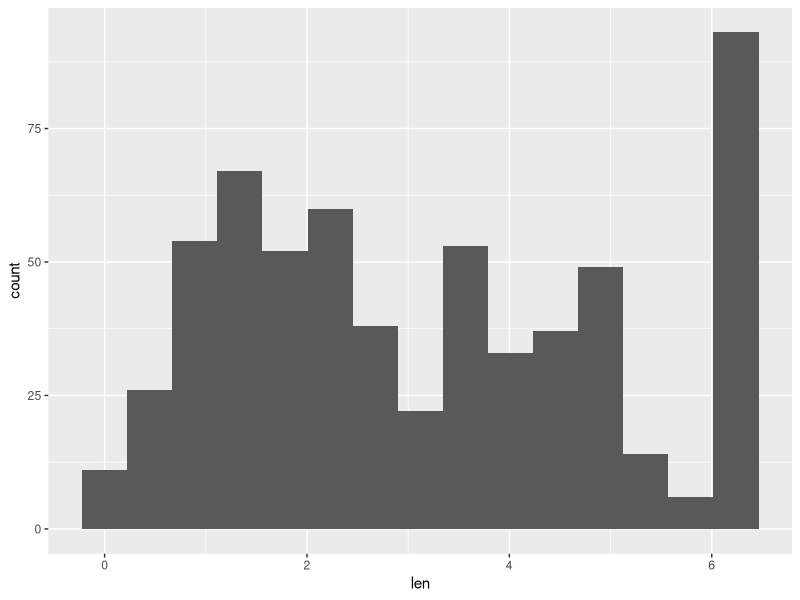
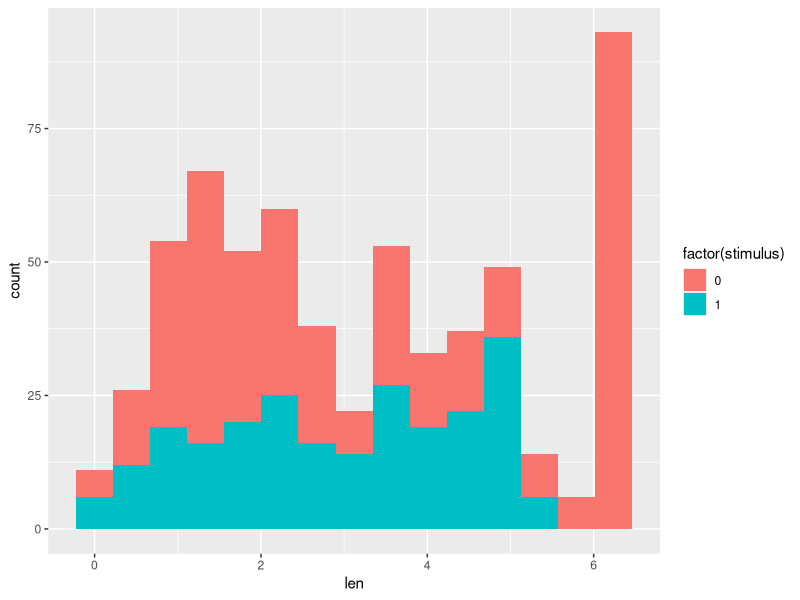
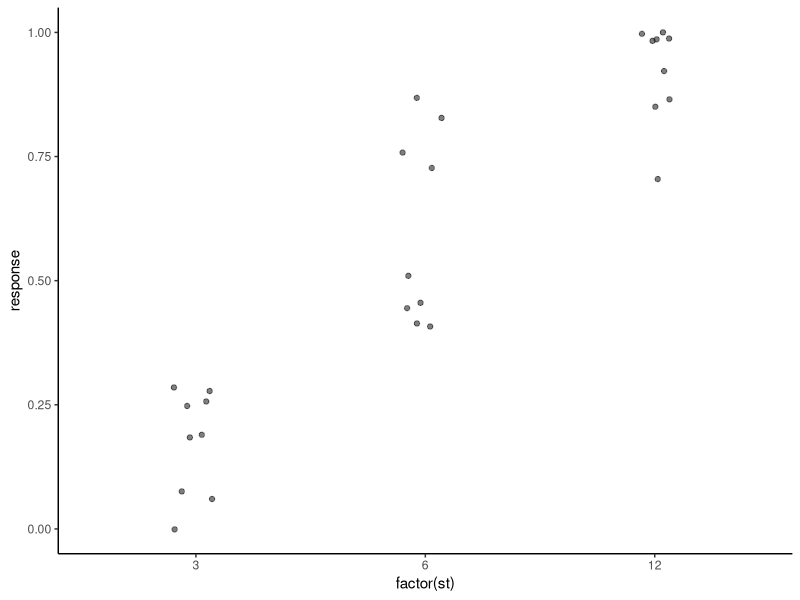

These charts were generated, in order, by the following R code:

library(stringr)
library(dplyr)
library(ggplot2)
library(tidyr)

df = read.csv("exp1A.csv")

df = df %>%
  group_by(sid) %>%
  mutate(trial = cumsum(lag(sample,default=first(sample)) > sample))
# compute percept lens
lens = df %>%
  group_by(sid,trial) %>%
  mutate(percept = cumsum(lag(response,
                              default=first(response)) != response)) %>%
  filter(same_freq,st > 1) %>%
  group_by(sid,trial,percept) %>%
  filter(time < 6.72) %>%
  summarize(context_A = first(context_A),context_B = first(context_B),
            test_A = first(test_A), test_B = first(test_B), st = first(st),
            len = last(time) - first(time),stimulus = first(response))

ggplot(lens,aes(x=len)) + geom_histogram(bins=15)

ggplot(lens,aes(x=len,fill=factor(stimulus))) +
  geom_histogram(bins=15)

df = read.csv("exp1A.csv")
stream_prop = df %>%
  filter(st > 1, time > 4,time < 6.72, same_freq) %>%
  group_by(sid, st) %>%
  summarize(response = mean(response))

write.csv("stream_prop.csv")

ggplot(stream_prop,aes(x=factor(st),y=response)) +
  geom_point(alpha=0.5,position=position_jitter(width=0.1)) +
  stat_summary(geom="pointrange",fun.data=mean_cl_boot,
               fun.args=list(conf.int=0.95)) +
  stat_summary(geom="line",fun.data=mean_cl_boot,group=1) +
  coord_cartesian(ylim=c(0,1)) +
  theme_classic()
